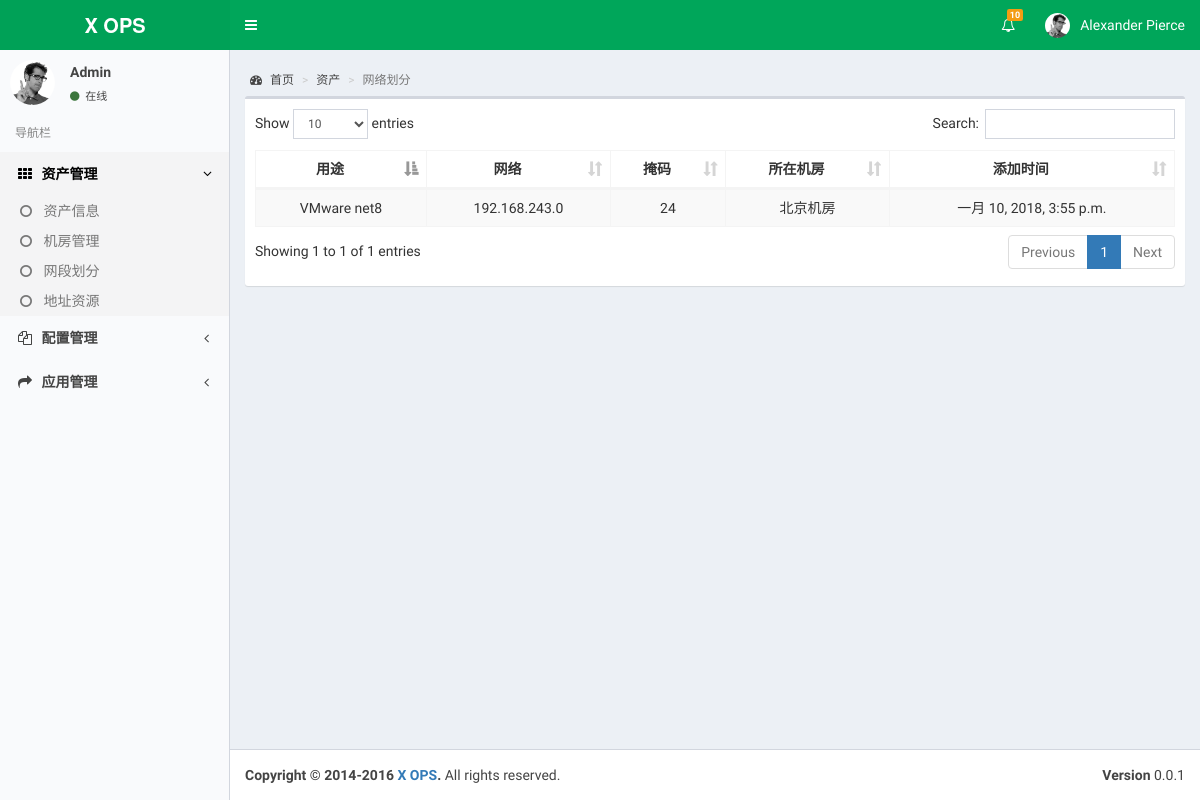
/network, run on the app's committed database.
### cmdb/models.py (models this page shows, shortened)
class Network(models.Model):
    usage = models.CharField('用途', max_length=100)
    subnet = models.CharField('子网', max_length=20)
    netmask = models.PositiveSmallIntegerField('网络掩码')
    idc = models.ForeignKey(Idc)
    date = models.DateTimeField('添加时间', auto_now=True)
    class Meta:
        verbose_name = '网络'
        verbose_name_plural = verbose_name
    def __unicode__(self):
        return "%s/%d" % (self.subnet, self.netmask)
    __str__ = __unicode__

class Idc(models.Model):
    name = models.CharField('机房名称', max_length=100)
    address = models.CharField('机房地址', max_length=200)
    contact_name = models.CharField('联系人姓名', max_length=20)
    contact_phone = models.PositiveIntegerField('联系人电话')
    class Meta:
        verbose_name = '机房'
        verbose_name_plural = verbose_name
    def __unicode__(self):
        return self.name
    __str__ = __unicode__

### cmdb/views.py (the view)
# urls.py: url(r'^network$', views.NetworkListView.as_view(), name='network'),
class NetworkListView(ListView):
    model = models.Network
    context_object_name = 'networks'
    template_name = 'cmdb/network.html'

### cmdb/templates/cmdb/network.html (shortened to what this page needs)
{% extends 'base.html' %}
{% block custom_css %}
<link rel="stylesheet" href="/static/css/dataTables.bootstrap.min.css">
{% endblock %}
{% block content %}
  <div class="content-wrapper">
    <section class="content-header">
      <ol class="breadcrumb">
        <li><a href="{% url 'cmdb:index' %}"><i class="fa fa-dashboard"></i> 首页</a></li>
        <li><a href="{% url 'cmdb:asset' %}">资产</a></li>
        <li class="active">网络划分</li>
      </ol>
    </section>
    <section class="content">
      <div class="row">
        <div class="col-xs-12">
        <div class="box">
            <div class="box-body">
                <table id="address-table" class="table table-bordered table-striped">
                    <thead>
                    <tr>
                      <th class="text-center">用途</th>
                      <th class="text-center">网络</th>
                      <th class="text-center">掩码</th>
                      <th class="text-center">所在机房</th>
                      <th class="text-center">添加时间</th>
                    </tr>
                    </thead>
                    <tbody>
                    {% for network in networks %}
                      <tr class="text-center">
                        <td>{{ network.usage }}</td>
                        <td>{{ network.subnet }}</td>
                        <td>{{ network.netmask }}</td>
                        <td>{{ network.idc }}</td>
                        <td>{{ network.date }}</td>
                      </tr>
                    {% endfor %}
                    </tbody>
                  </table>
            </div>
          </div>
        </div>
        </div>
    </section>
  </div>
{% endblock %}

### static/css/skin-green-light.css (style rules this page uses)
.skin-green-light .content-header { background: transparent; }

### data on the page
Network: usage "VMware net8", subnet "192.168.243.0", netmask "24", idc "北京机房", date "一月 10, 2018, 3:55 p.m."
